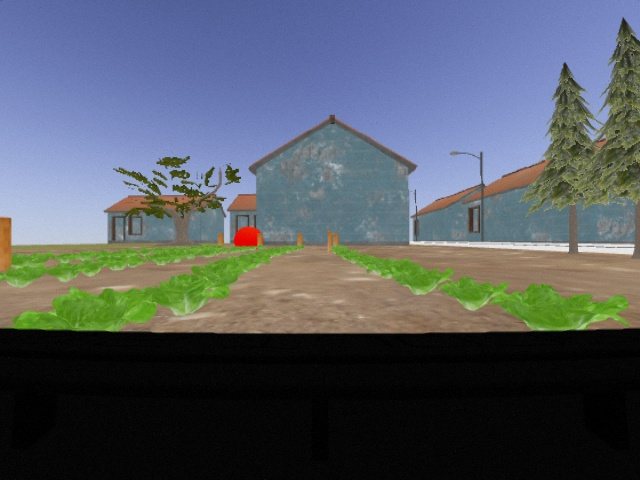
#> input picture scripts/front_cam_img.jpg, 640 x 480 px
$ python basic_img_operations.py
#> lines starting #> are read from the running program, lines starting #| are printed output that depends on the picture
#! /usr/bin/env python3

import cv2 as cv
from cv_bridge import CvBridge, CvBridgeError
import matplotlib.pyplot as plt

def main():

    # read the image from directory
    img = cv.imread('front_cam_img.jpg')
#> img is the input picture: shape (480, 640, 3); mean B, G, R 99.6, 91, 84
    # error handling for reading file
    assert img is not None, "file could not be read"

    # Inspect data type
    print('OpenCV image data type:', type(img))
#| OpenCV image data type: <class 'numpy.ndarray'>

    # Image data shape
    print(f'Image data shape: {img.shape}')
#| Image data shape: (480, 640, 3)

    # Split image data into channels
    channels = cv.split(img)
    titles = ['Original Image', 'Blue', 'Green', 'Red']

    # plot the channels
    plt.subplot(1,4,1)
    plt.imshow(img, 'gray'), plt.title(titles[0])

    for i in range(len(channels)):
        plt.subplot(1,4,i+2)
        plt.imshow(channels[i], 'gray')
        plt.title(titles[i+1])
#> this loop made 3 passes

    plt.show()
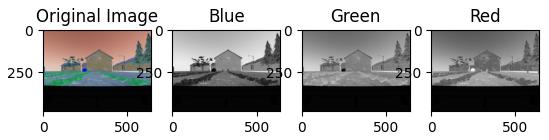
#> figure drawn by matplotlib, 4 panels; B, G, R data is drawn as R, G, B

    # hold script till terminate key is pressed
    key = cv.waitKey(0)
#> (key Esc is pressed here)
    if key == ord("s"):
        cv.destroyAllWindows()


if __name__=='__main__':
    main()
